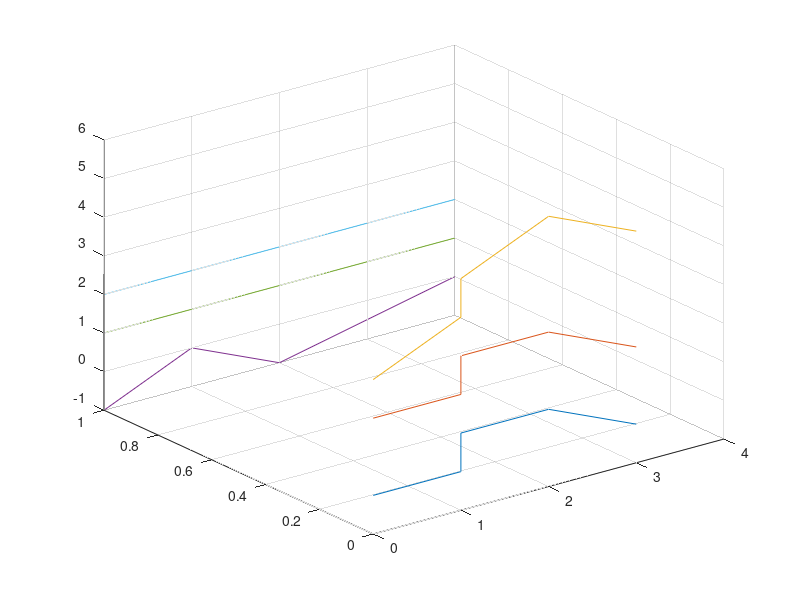

Write MATLAB code to recreate this figure. (Note: this script raises an error after producing the figure.)
clear all
close all
clc
%% point definition
P(1,1,1,:)=[ 0 0 0 ]; P(2,1,1,:)=[ 1 0 0 ];  P(3,1,1,:)=[ 1 0 1 ];  P(4,1,1,:)=[ 2 0 1  ];  P(5,1,1,:)=[ 3 0 0 ];
P(1,1,2,:)=[ 0 0 2 ]; P(2,1,2,:)=[ 1 0 2 ];  P(3,1,2,:)=[ 1 0 3 ];  P(4,1,2,:)=[ 2 0 3  ];  P(5,1,2,:)=[ 3 0 2 ];
P(1,1,3,:)=[ 0 0 3 ]; P(2,1,3,:)=[ 1 0 4 ];  P(3,1,3,:)=[ 1 0 5 ];  P(4,1,3,:)=[ 2 0 6  ];  P(5,1,3,:)=[ 3 0 5 ];

P(1,2,1,:)=[ 0 1 -1 ];P(2,2,1,:)=[ 1 1 0 ];  P(3,2,1,:)=[ 1 1 0 ];  P(4,2,1,:)=[ 2 1 -1  ];  P(5,2,1,:)=[ 4 1 0 ];
P(1,2,2,:)=[ 0 1 1 ]; P(2,2,2,:)=[ 1 1 1 ];  P(3,2,2,:)=[ 2 1 1 ];  P(4,2,2,:)=[ 3 1 1  ];  P(5,2,2,:)=[ 4 1 1 ];
P(1,2,3,:)=[ 0 1 2 ]; P(2,2,3,:)=[ 1 1 2 ];  P(3,2,3,:)=[ 2 1 2 ];  P(4,2,3,:)=[ 3 1 2  ];  P(5,2,3,:)=[ 4 1 2 ];

figure
plot3(P(:,1,1,1), P(:,1,1,2),P(:,1,1,3),P(:,1,2,1), P(:,1,2,2),P(:,1,2,3),P(:,1,3,1), P(:,1,3,2),P(:,1,3,3));grid on;hold on
plot3(P(:,2,1,1), P(:,2,1,2),P(:,2,1,3),P(:,2,2,1), P(:,2,2,2),P(:,2,2,3),P(:,2,3,1), P(:,2,3,2),P(:,2,3,3));grid on
%% automatic definition of equispaced knot 

pu=3; % degree of curve u
U=zeros(1,numel(P(:,1,1,1))+pu+1);
U(end-pu:end)=1;
mid=numel(U)-2*pu-2;
for i=1:mid
    U(i+pu+1)=1/(mid+1)*i;
end

pv=1;
V=zeros(1,numel(P(1,:,1,1))+pv+1);
V(end-pv:end)=1;
mid=numel(V)-2*pv-2;
for i=1:mid
    V(i+pv+1)=1/(mid+1)*i;
end

pw=2;
W=zeros(1,numel(P(1,1,:,1))+pw+1);
W(end-pw:end)=1;
mid=numel(W)-2*pw-2;
for i=1:mid
    W(i+pw+1)=1/(mid+1)*i;
end

u=[0:0.1:1-0.1 0.9999999999];
v=u;
w=u;
%%
for iw=1:numel(w)
    for iv=1:numel(v)
        for iu=1:numel(u)
            X(iu,iv,iw)=0;
            Y(iu,iv,iw)=0;
            Z(iu,iv,iw)=0; 
            for i=1:numel(P(:,1,1,1))
                n2=[0;0;0];
                    for j=1:numel(P(1,:,1,1))
                        n=0;
                        for k=1:numel(P(1,1,:,1))
                            p(1:3,1)=P(i,j,k,:);
                            n=n+Nip(k,w(iw),pw,W)*p;
                        end
                        n2=n2+n*Nip(j,v(iv),pv,V);
                    end
                X(iu,iv,iw)=X(iu,iv,iw)+n2(1)*Nip(i,u(iu),pu,U);
                Y(iu,iv,iw)=Y(iu,iv,iw)+n2(2)*Nip(i,u(iu),pu,U);
                Z(iu,iv,iw)=Z(iu,iv,iw)+n2(3)*Nip(i,u(iu),pu,U);
                
               
            end
        end
     end
end

%% u direction
figure
for iw=1:numel(w)
    for iv=1:numel(v)
        %plot3(  X(:,iv,iw),Y(:,iv,iw),Z(:,iv,iw),'r' );hold on;grid on
        plot3(  X(:,iv,iw),Y(:,iv,iw),Z(:,iv,iw),'Color',[1 iv/numel(v) iw/numel(w) ]  );hold on;grid on

    end
end
%% v direction
for iv=1:numel(v)
    for iu=1:numel(u)
        x(:)=X(iu,iv,:);
        y(:)=Y(iu,iv,:);
        z(:)=Z(iu,iv,:);
        %plot3(  x,y,z,'g'  );hold on;grid
        plot3(  x,y,z,'Color',[ iu/numel(u) iv/numel(v) 1 ]  );hold on;grid
    end
end
%% w direction
% for iu=1:numel(u)
%     for iw=1:numel(w)
%         x(:)=X(iu,:,iw);
%         y(:)=Y(iu,:,iw);
%         z(:)=Z(iu,:,iw);
%         plot3(  x,y,z,'b' ]  );hold on;grid
%         plot3(  x,y,z,'Color',[iu/numel(u) 1  iw/numel(w) ]  );hold on;grid
%     end
% end
%%
plot3(P(:,1,1,1), P(:,1,1,2),P(:,1,1,3),'k',P(:,1,2,1), P(:,1,2,2),P(:,1,2,3),'k',P(:,1,3,1), P(:,1,3,2),P(:,1,3,3),'k','LineWidth',3);grid on;hold on
plot3(P(:,2,1,1), P(:,2,1,2),P(:,2,1,3),'k',P(:,2,2,1), P(:,2,2,2),P(:,2,2,3),'k',P(:,2,3,1), P(:,2,3,2),P(:,2,3,3),'k','LineWidth',3);grid on